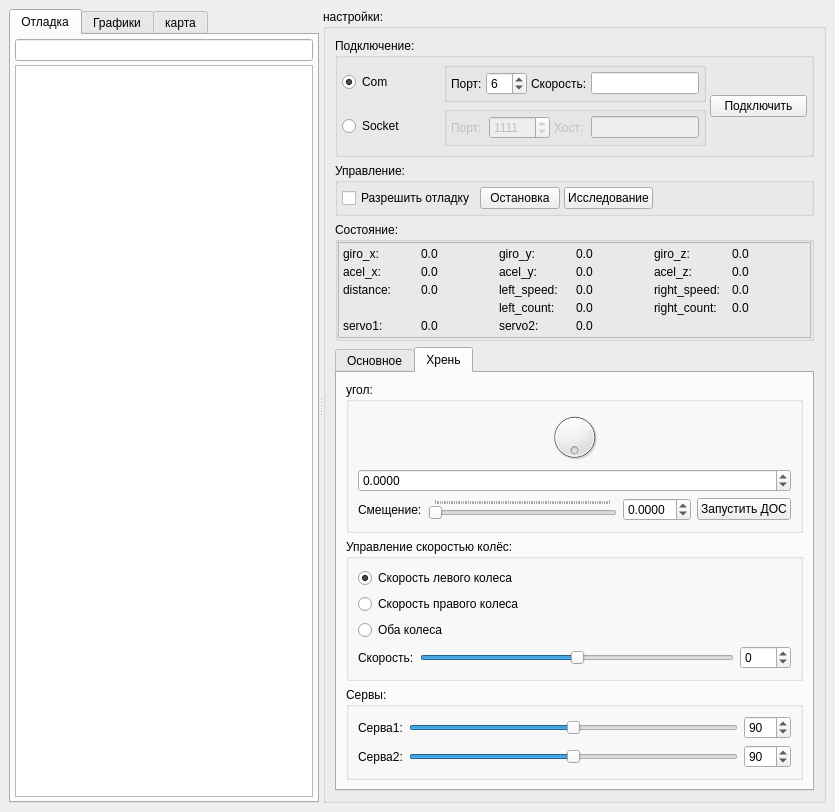
<?xml version="1.0" encoding="UTF-8"?>
<ui version="4.0">
 <class>MainWindow</class>
 <widget class="QMainWindow" name="MainWindow">
  <property name="geometry">
   <rect>
    <x>0</x>
    <y>0</y>
    <width>835</width>
    <height>746</height>
   </rect>
  </property>
  <property name="windowTitle">
   <string>Управление Машинкой</string>
  </property>
  <widget class="QWidget" name="centralwidget">
   <layout class="QVBoxLayout" name="verticalLayout_9">
    <item>
     <widget class="QSplitter" name="splitter_2">
      <property name="orientation">
       <enum>Qt::Horizontal</enum>
      </property>
      <widget class="QTabWidget" name="tabWidget_2">
       <property name="currentIndex">
        <number>0</number>
       </property>
       <widget class="QWidget" name="tab_3">
        <attribute name="title">
         <string>Отладка</string>
        </attribute>
        <layout class="QVBoxLayout" name="verticalLayout">
         <property name="spacing">
          <number>4</number>
         </property>
         <property name="margin">
          <number>4</number>
         </property>
         <item>
          <widget class="QLineEdit" name="lineEdit_text"/>
         </item>
         <item>
          <widget class="QPlainTextEdit" name="plainTextEdit_log">
           <property name="contextMenuPolicy">
            <enum>Qt::ActionsContextMenu</enum>
           </property>
           <property name="readOnly">
            <bool>true</bool>
           </property>
           <property name="centerOnScroll">
            <bool>true</bool>
           </property>
          </widget>
         </item>
        </layout>
       </widget>
       <widget class="QWidget" name="tab_4">
        <attribute name="title">
         <string>Графики</string>
        </attribute>
        <layout class="QVBoxLayout" name="verticalLayout_10"/>
       </widget>
       <widget class="QWidget" name="tab_5">
        <attribute name="title">
         <string>карта</string>
        </attribute>
        <layout class="QVBoxLayout" name="verticalLayout_11">
         <item>
          <widget class="QCheckBox" name="checkBox_folow_robot">
           <property name="text">
            <string>Следовать за роботом</string>
           </property>
          </widget>
         </item>
         <item>
          <widget class="SceneView" name="graphicsView">
           <property name="contextMenuPolicy">
            <enum>Qt::ActionsContextMenu</enum>
           </property>
           <property name="backgroundBrush">
            <brush brushstyle="NoBrush">
             <color alpha="255">
              <red>0</red>
              <green>0</green>
              <blue>0</blue>
             </color>
            </brush>
           </property>
           <property name="dragMode">
            <enum>QGraphicsView::ScrollHandDrag</enum>
           </property>
           <property name="cacheMode">
            <set>QGraphicsView::CacheBackground</set>
           </property>
           <property name="transformationAnchor">
            <enum>QGraphicsView::NoAnchor</enum>
           </property>
           <property name="resizeAnchor">
            <enum>QGraphicsView::NoAnchor</enum>
           </property>
          </widget>
         </item>
        </layout>
       </widget>
      </widget>
      <widget class="QGroupBox" name="groupBox_settings">
       <property name="title">
        <string>настройки:</string>
       </property>
       <layout class="QGridLayout" name="gridLayout">
        <item row="2" column="0">
         <widget class="QGroupBox" name="groupBox_5">
          <property name="title">
           <string>Состояние:</string>
          </property>
          <layout class="QVBoxLayout" name="verticalLayout_6" stretch="0">
           <property name="spacing">
            <number>0</number>
           </property>
           <property name="margin">
            <number>0</number>
           </property>
           <item>
            <widget class="QFrame" name="frame">
             <property name="frameShape">
              <enum>QFrame::StyledPanel</enum>
             </property>
             <property name="frameShadow">
              <enum>QFrame::Raised</enum>
             </property>
             <layout class="QGridLayout" name="gridLayout_3">
              <property name="margin">
               <number>4</number>
              </property>
              <property name="spacing">
               <number>4</number>
              </property>
              <item row="0" column="2">
               <widget class="QLabel" name="label_10">
                <property name="text">
                 <string>giro_y:</string>
                </property>
               </widget>
              </item>
              <item row="0" column="3">
               <widget class="QLabel" name="label_giro_y">
                <property name="text">
                 <string>0.0</string>
                </property>
               </widget>
              </item>
              <item row="0" column="4">
               <widget class="QLabel" name="label_12">
                <property name="text">
                 <string>giro_z:</string>
                </property>
               </widget>
              </item>
              <item row="0" column="5">
               <widget class="QLabel" name="label_giro_z">
                <property name="text">
                 <string>0.0</string>
                </property>
               </widget>
              </item>
              <item row="4" column="3">
               <widget class="QLabel" name="label_servo_2">
                <property name="text">
                 <string>0.0</string>
                </property>
               </widget>
              </item>
              <item row="4" column="2">
               <widget class="QLabel" name="label_16">
                <property name="text">
                 <string>servo2:</string>
                </property>
               </widget>
              </item>
              <item row="4" column="1">
               <widget class="QLabel" name="label_servo_1">
                <property name="text">
                 <string>0.0</string>
                </property>
               </widget>
              </item>
              <item row="4" column="0">
               <widget class="QLabel" name="label_14">
                <property name="text">
                 <string>servo1:</string>
                </property>
               </widget>
              </item>
              <item row="0" column="0">
               <widget class="QLabel" name="label_6">
                <property name="text">
                 <string>giro_x:</string>
                </property>
               </widget>
              </item>
              <item row="0" column="1">
               <widget class="QLabel" name="label_giro_x">
                <property name="text">
                 <string>0.0</string>
                </property>
               </widget>
              </item>
              <item row="2" column="0">
               <widget class="QLabel" name="label_13">
                <property name="text">
                 <string>distance:</string>
                </property>
               </widget>
              </item>
              <item row="2" column="1">
               <widget class="QLabel" name="label_distance">
                <property name="text">
                 <string>0.0</string>
                </property>
               </widget>
              </item>
              <item row="2" column="5">
               <widget class="QLabel" name="label_right_speed">
                <property name="text">
                 <string>0.0</string>
                </property>
               </widget>
              </item>
              <item row="2" column="3">
               <widget class="QLabel" name="label_left_speed">
                <property name="text">
                 <string>0.0</string>
                </property>
               </widget>
              </item>
              <item row="2" column="4">
               <widget class="QLabel" name="label_19">
                <property name="text">
                 <string>right_speed:</string>
                </property>
               </widget>
              </item>
              <item row="2" column="2">
               <widget class="QLabel" name="label_15">
                <property name="text">
                 <string>left_speed:</string>
                </property>
               </widget>
              </item>
              <item row="1" column="0">
               <widget class="QLabel" name="label_9">
                <property name="text">
                 <string>acel_x:</string>
                </property>
               </widget>
              </item>
              <item row="1" column="1">
               <widget class="QLabel" name="label_acel_x">
                <property name="text">
                 <string>0.0</string>
                </property>
               </widget>
              </item>
              <item row="1" column="2">
               <widget class="QLabel" name="label_11">
                <property name="text">
                 <string>acel_y:</string>
                </property>
               </widget>
              </item>
              <item row="1" column="3">
               <widget class="QLabel" name="label_acel_y">
                <property name="text">
                 <string>0.0</string>
                </property>
               </widget>
              </item>
              <item row="1" column="4">
               <widget class="QLabel" name="label_21">
                <property name="text">
                 <string>acel_z:</string>
                </property>
               </widget>
              </item>
              <item row="1" column="5">
               <widget class="QLabel" name="label_acel_z">
                <property name="text">
                 <string>0.0</string>
                </property>
               </widget>
              </item>
              <item row="3" column="2">
               <widget class="QLabel" name="label_22">
                <property name="text">
                 <string>left_count:</string>
                </property>
               </widget>
              </item>
              <item row="3" column="3">
               <widget class="QLabel" name="label_left_count">
                <property name="text">
                 <string>0.0</string>
                </property>
               </widget>
              </item>
              <item row="3" column="4">
               <widget class="QLabel" name="label_23">
                <property name="text">
                 <string>right_count:</string>
                </property>
               </widget>
              </item>
              <item row="3" column="5">
               <widget class="QLabel" name="label_right_count">
                <property name="text">
                 <string>0.0</string>
                </property>
               </widget>
              </item>
             </layout>
            </widget>
           </item>
          </layout>
         </widget>
        </item>
        <item row="1" column="0">
         <widget class="QGroupBox" name="groupBox_6">
          <property name="title">
           <string>Управление:</string>
          </property>
          <layout class="QGridLayout" name="gridLayout_5">
           <property name="margin">
            <number>4</number>
           </property>
           <property name="spacing">
            <number>4</number>
           </property>
           <item row="0" column="1">
            <widget class="QPushButton" name="pushButton_stop">
             <property name="text">
              <string>Остановка</string>
             </property>
            </widget>
           </item>
           <item row="0" column="2">
            <widget class="QPushButton" name="pushButton_start_walk">
             <property name="text">
              <string>Исследование</string>
             </property>
            </widget>
           </item>
           <item row="0" column="4">
            <spacer name="horizontalSpacer_5">
             <property name="orientation">
              <enum>Qt::Horizontal</enum>
             </property>
             <property name="sizeHint" stdset="0">
              <size>
               <width>40</width>
               <height>20</height>
              </size>
             </property>
            </spacer>
           </item>
           <item row="0" column="0">
            <widget class="QCheckBox" name="checkBox_enable_debug">
             <property name="text">
              <string>Разрешить отладку</string>
             </property>
            </widget>
           </item>
          </layout>
         </widget>
        </item>
        <item row="4" column="0">
         <widget class="QTabWidget" name="tabWidget">
          <property name="currentIndex">
           <number>1</number>
          </property>
          <widget class="QWidget" name="tab">
           <attribute name="title">
            <string>Основное</string>
           </attribute>
           <layout class="QVBoxLayout" name="verticalLayout_4">
            <item>
             <widget class="QGroupBox" name="groupBox_update_state">
              <property name="title">
               <string>Обновлять состояние</string>
              </property>
              <property name="checkable">
               <bool>true</bool>
              </property>
              <property name="checked">
               <bool>false</bool>
              </property>
              <layout class="QHBoxLayout" name="horizontalLayout_7">
               <property name="spacing">
                <number>2</number>
               </property>
               <property name="margin">
                <number>2</number>
               </property>
               <item>
                <widget class="QLabel" name="label_8">
                 <property name="text">
                  <string>Период мкс:</string>
                 </property>
                </widget>
               </item>
               <item>
                <widget class="QSpinBox" name="spinBox_info_period">
                 <property name="minimum">
                  <number>10000</number>
                 </property>
                 <property name="maximum">
                  <number>10000000</number>
                 </property>
                 <property name="value">
                  <number>1000000</number>
                 </property>
                </widget>
               </item>
               <item>
                <spacer name="horizontalSpacer_4">
                 <property name="orientation">
                  <enum>Qt::Horizontal</enum>
                 </property>
                 <property name="sizeHint" stdset="0">
                  <size>
                   <width>40</width>
                   <height>20</height>
                  </size>
                 </property>
                </spacer>
               </item>
              </layout>
             </widget>
            </item>
            <item>
             <widget class="QGroupBox" name="groupBox_4">
              <property name="title">
               <string>Управление колёсами:</string>
              </property>
              <layout class="QGridLayout" name="gridLayout_4">
               <item row="2" column="2">
                <widget class="QDoubleSpinBox" name="doubleSpinBox_right_wheel">
                 <property name="decimals">
                  <number>3</number>
                 </property>
                 <property name="minimum">
                  <double>-1.000000000000000</double>
                 </property>
                 <property name="maximum">
                  <double>1.000000000000000</double>
                 </property>
                 <property name="singleStep">
                  <double>0.001000000000000</double>
                 </property>
                </widget>
               </item>
               <item row="2" column="0">
                <widget class="QLabel" name="label_5">
                 <property name="text">
                  <string>правое:</string>
                 </property>
                </widget>
               </item>
               <item row="2" column="1">
                <widget class="QSlider" name="horizontalSlider_right_wheel">
                 <property name="sizePolicy">
                  <sizepolicy hsizetype="Expanding" vsizetype="Fixed">
                   <horstretch>0</horstretch>
                   <verstretch>0</verstretch>
                  </sizepolicy>
                 </property>
                 <property name="maximum">
                  <number>1000</number>
                 </property>
                 <property name="orientation">
                  <enum>Qt::Horizontal</enum>
                 </property>
                 <property name="tickPosition">
                  <enum>QSlider::TicksAbove</enum>
                 </property>
                </widget>
               </item>
               <item row="1" column="1">
                <widget class="QSlider" name="horizontalSlider_left_wheel">
                 <property name="sizePolicy">
                  <sizepolicy hsizetype="Expanding" vsizetype="Fixed">
                   <horstretch>0</horstretch>
                   <verstretch>0</verstretch>
                  </sizepolicy>
                 </property>
                 <property name="maximum">
                  <number>1000</number>
                 </property>
                 <property name="orientation">
                  <enum>Qt::Horizontal</enum>
                 </property>
                 <property name="tickPosition">
                  <enum>QSlider::TicksAbove</enum>
                 </property>
                </widget>
               </item>
               <item row="1" column="2">
                <widget class="QDoubleSpinBox" name="doubleSpinBox_left_wheel">
                 <property name="decimals">
                  <number>3</number>
                 </property>
                 <property name="minimum">
                  <double>-1.000000000000000</double>
                 </property>
                 <property name="maximum">
                  <double>1.000000000000000</double>
                 </property>
                 <property name="singleStep">
                  <double>0.001000000000000</double>
                 </property>
                </widget>
               </item>
               <item row="1" column="0">
                <widget class="QLabel" name="label_4">
                 <property name="text">
                  <string>левое:</string>
                 </property>
                </widget>
               </item>
               <item row="0" column="0" colspan="3">
                <widget class="QCheckBox" name="checkBox_enable_key_controll">
                 <property name="text">
                  <string>управление через клавиши: AWDS</string>
                 </property>
                </widget>
               </item>
              </layout>
             </widget>
            </item>
            <item>
             <widget class="QGroupBox" name="groupBox_2">
              <property name="title">
               <string>Коэффициенты PID:</string>
              </property>
              <layout class="QVBoxLayout" name="verticalLayout_2">
               <item>
                <widget class="QRadioButton" name="radioButton_angle">
                 <property name="text">
                  <string>Угол</string>
                 </property>
                 <property name="checked">
                  <bool>true</bool>
                 </property>
                </widget>
               </item>
               <item>
                <widget class="QRadioButton" name="radioButton_left_wheel">
                 <property name="text">
                  <string>Скорость левого колеса</string>
                 </property>
                </widget>
               </item>
               <item>
                <widget class="QRadioButton" name="radioButton_right_wheel">
                 <property name="text">
                  <string>Скорость правого колеса</string>
                 </property>
                </widget>
               </item>
               <item>
                <layout class="QHBoxLayout" name="horizontalLayout_2">
                 <item>
                  <widget class="QLabel" name="label">
                   <property name="text">
                    <string>P:</string>
                   </property>
                  </widget>
                 </item>
                 <item>
                  <widget class="QSlider" name="horizontalSlider_p">
                   <property name="sizePolicy">
                    <sizepolicy hsizetype="Expanding" vsizetype="Fixed">
                     <horstretch>0</horstretch>
                     <verstretch>0</verstretch>
                    </sizepolicy>
                   </property>
                   <property name="maximum">
                    <number>1000</number>
                   </property>
                   <property name="pageStep">
                    <number>10</number>
                   </property>
                   <property name="orientation">
                    <enum>Qt::Horizontal</enum>
                   </property>
                   <property name="tickPosition">
                    <enum>QSlider::TicksAbove</enum>
                   </property>
                  </widget>
                 </item>
                 <item>
                  <widget class="QDoubleSpinBox" name="doubleSpinBox_p">
                   <property name="decimals">
                    <number>6</number>
                   </property>
                   <property name="minimum">
                    <double>-5.000000000000000</double>
                   </property>
                   <property name="maximum">
                    <double>5.000000000000000</double>
                   </property>
                   <property name="singleStep">
                    <double>0.001000000000000</double>
                   </property>
                  </widget>
                 </item>
                </layout>
               </item>
               <item>
                <layout class="QHBoxLayout" name="horizontalLayout_3">
                 <item>
                  <widget class="QLabel" name="label_2">
                   <property name="text">
                    <string>I:</string>
                   </property>
                  </widget>
                 </item>
                 <item>
                  <widget class="QSlider" name="horizontalSlider_i">
                   <property name="maximum">
                    <number>1000</number>
                   </property>
                   <property name="pageStep">
                    <number>10</number>
                   </property>
                   <property name="orientation">
                    <enum>Qt::Horizontal</enum>
                   </property>
                   <property name="tickPosition">
                    <enum>QSlider::TicksAbove</enum>
                   </property>
                  </widget>
                 </item>
                 <item>
                  <widget class="QDoubleSpinBox" name="doubleSpinBox_i">
                   <property name="decimals">
                    <number>6</number>
                   </property>
                   <property name="minimum">
                    <double>-5.000000000000000</double>
                   </property>
                   <property name="maximum">
                    <double>5.000000000000000</double>
                   </property>
                   <property name="singleStep">
                    <double>0.001000000000000</double>
                   </property>
                  </widget>
                 </item>
                </layout>
               </item>
               <item>
                <layout class="QHBoxLayout" name="horizontalLayout_4">
                 <item>
                  <widget class="QLabel" name="label_3">
                   <property name="text">
                    <string>D:</string>
                   </property>
                  </widget>
                 </item>
                 <item>
                  <widget class="QSlider" name="horizontalSlider_d">
                   <property name="maximum">
                    <number>1000</number>
                   </property>
                   <property name="pageStep">
                    <number>10</number>
                   </property>
                   <property name="orientation">
                    <enum>Qt::Horizontal</enum>
                   </property>
                   <property name="tickPosition">
                    <enum>QSlider::TicksAbove</enum>
                   </property>
                  </widget>
                 </item>
                 <item>
                  <widget class="QDoubleSpinBox" name="doubleSpinBox_d">
                   <property name="decimals">
                    <number>6</number>
                   </property>
                   <property name="minimum">
                    <double>-5.000000000000000</double>
                   </property>
                   <property name="maximum">
                    <double>5.000000000000000</double>
                   </property>
                   <property name="singleStep">
                    <double>0.001000000000000</double>
                   </property>
                  </widget>
                 </item>
                </layout>
               </item>
              </layout>
             </widget>
            </item>
            <item>
             <spacer name="verticalSpacer">
              <property name="orientation">
               <enum>Qt::Vertical</enum>
              </property>
              <property name="sizeHint" stdset="0">
               <size>
                <width>20</width>
                <height>40</height>
               </size>
              </property>
             </spacer>
            </item>
           </layout>
          </widget>
          <widget class="QWidget" name="tab_2">
           <attribute name="title">
            <string>Хрень</string>
           </attribute>
           <layout class="QVBoxLayout" name="verticalLayout_5">
            <item>
             <widget class="QGroupBox" name="groupBox_3">
              <property name="title">
               <string>угол:</string>
              </property>
              <layout class="QVBoxLayout" name="verticalLayout_3">
               <item>
                <widget class="QDial" name="dial_angle">
                 <property name="toolTip">
                  <string>&lt;html&gt;&lt;head/&gt;&lt;body&gt;&lt;p&gt;направление&lt;/p&gt;&lt;/body&gt;&lt;/html&gt;</string>
                 </property>
                 <property name="maximum">
                  <number>2000</number>
                 </property>
                 <property name="pageStep">
                  <number>0</number>
                 </property>
                 <property name="invertedAppearance">
                  <bool>false</bool>
                 </property>
                 <property name="invertedControls">
                  <bool>false</bool>
                 </property>
                 <property name="wrapping">
                  <bool>true</bool>
                 </property>
                 <property name="notchTarget">
                  <double>3.700000000000000</double>
                 </property>
                 <property name="notchesVisible">
                  <bool>false</bool>
                 </property>
                </widget>
               </item>
               <item>
                <widget class="QDoubleSpinBox" name="doubleSpinBox_angle">
                 <property name="decimals">
                  <number>4</number>
                 </property>
                 <property name="minimum">
                  <double>-3.141500000000000</double>
                 </property>
                 <property name="maximum">
                  <double>3.141500000000000</double>
                 </property>
                 <property name="singleStep">
                  <double>0.010000000000000</double>
                 </property>
                </widget>
               </item>
               <item>
                <layout class="QHBoxLayout" name="horizontalLayout_6">
                 <item>
                  <widget class="QLabel" name="label_7">
                   <property name="text">
                    <string>Смещение:</string>
                   </property>
                  </widget>
                 </item>
                 <item>
                  <widget class="QSlider" name="horizontalSlider_offset">
                   <property name="maximum">
                    <number>1000</number>
                   </property>
                   <property name="orientation">
                    <enum>Qt::Horizontal</enum>
                   </property>
                   <property name="tickPosition">
                    <enum>QSlider::TicksAbove</enum>
                   </property>
                  </widget>
                 </item>
                 <item>
                  <widget class="QDoubleSpinBox" name="doubleSpinBox_offset">
                   <property name="decimals">
                    <number>4</number>
                   </property>
                   <property name="minimum">
                    <double>-1.000000000000000</double>
                   </property>
                   <property name="maximum">
                    <double>1.000000000000000</double>
                   </property>
                   <property name="singleStep">
                    <double>0.010000000000000</double>
                   </property>
                  </widget>
                 </item>
                 <item>
                  <widget class="QPushButton" name="pushButton_sart_dos">
                   <property name="text">
                    <string>Запустить ДОС</string>
                   </property>
                  </widget>
                 </item>
                </layout>
               </item>
              </layout>
             </widget>
            </item>
            <item>
             <widget class="QGroupBox" name="groupBox_9">
              <property name="title">
               <string>Управление скоростью колёс:</string>
              </property>
              <layout class="QVBoxLayout" name="verticalLayout_7">
               <item>
                <widget class="QRadioButton" name="radioButton_left_wheel_speed">
                 <property name="text">
                  <string>Скорость левого колеса</string>
                 </property>
                 <property name="checked">
                  <bool>true</bool>
                 </property>
                </widget>
               </item>
               <item>
                <widget class="QRadioButton" name="radioButton_right_wheel_speed">
                 <property name="text">
                  <string>Скорость правого колеса</string>
                 </property>
                </widget>
               </item>
               <item>
                <widget class="QRadioButton" name="radioButton_wheels_speed">
                 <property name="text">
                  <string>Оба колеса</string>
                 </property>
                </widget>
               </item>
               <item>
                <layout class="QHBoxLayout" name="horizontalLayout_15">
                 <item>
                  <widget class="QLabel" name="label_17">
                   <property name="text">
                    <string>Скорость:</string>
                   </property>
                  </widget>
                 </item>
                 <item>
                  <widget class="QSlider" name="horizontalSlider_speed">
                   <property name="minimum">
                    <number>-220</number>
                   </property>
                   <property name="maximum">
                    <number>220</number>
                   </property>
                   <property name="pageStep">
                    <number>10</number>
                   </property>
                   <property name="tracking">
                    <bool>true</bool>
                   </property>
                   <property name="orientation">
                    <enum>Qt::Horizontal</enum>
                   </property>
                   <property name="tickPosition">
                    <enum>QSlider::NoTicks</enum>
                   </property>
                  </widget>
                 </item>
                 <item>
                  <widget class="QSpinBox" name="spinBox">
                   <property name="minimum">
                    <number>-220</number>
                   </property>
                   <property name="maximum">
                    <number>220</number>
                   </property>
                  </widget>
                 </item>
                </layout>
               </item>
              </layout>
             </widget>
            </item>
            <item>
             <widget class="QGroupBox" name="groupBox_10">
              <property name="title">
               <string>Сервы:</string>
              </property>
              <layout class="QVBoxLayout" name="verticalLayout_8">
               <item>
                <layout class="QHBoxLayout" name="horizontalLayout_16">
                 <item>
                  <widget class="QLabel" name="label_18">
                   <property name="text">
                    <string>Серва1:</string>
                   </property>
                  </widget>
                 </item>
                 <item>
                  <widget class="QSlider" name="horizontalSlider_servo_1">
                   <property name="minimum">
                    <number>0</number>
                   </property>
                   <property name="maximum">
                    <number>180</number>
                   </property>
                   <property name="pageStep">
                    <number>1</number>
                   </property>
                   <property name="value">
                    <number>90</number>
                   </property>
                   <property name="tracking">
                    <bool>true</bool>
                   </property>
                   <property name="orientation">
                    <enum>Qt::Horizontal</enum>
                   </property>
                   <property name="tickPosition">
                    <enum>QSlider::NoTicks</enum>
                   </property>
                  </widget>
                 </item>
                 <item>
                  <widget class="QSpinBox" name="spinBox_servo_1">
                   <property name="minimum">
                    <number>0</number>
                   </property>
                   <property name="maximum">
                    <number>180</number>
                   </property>
                   <property name="value">
                    <number>90</number>
                   </property>
                  </widget>
                 </item>
                </layout>
               </item>
               <item>
                <layout class="QHBoxLayout" name="horizontalLayout_18">
                 <item>
                  <widget class="QLabel" name="label_20">
                   <property name="text">
                    <string>Серва2:</string>
                   </property>
                  </widget>
                 </item>
                 <item>
                  <widget class="QSlider" name="horizontalSlider_servo_2">
                   <property name="minimum">
                    <number>0</number>
                   </property>
                   <property name="maximum">
                    <number>180</number>
                   </property>
                   <property name="pageStep">
                    <number>1</number>
                   </property>
                   <property name="value">
                    <number>90</number>
                   </property>
                   <property name="tracking">
                    <bool>true</bool>
                   </property>
                   <property name="orientation">
                    <enum>Qt::Horizontal</enum>
                   </property>
                   <property name="tickPosition">
                    <enum>QSlider::NoTicks</enum>
                   </property>
                  </widget>
                 </item>
                 <item>
                  <widget class="QSpinBox" name="spinBox_servo_2">
                   <property name="minimum">
                    <number>0</number>
                   </property>
                   <property name="maximum">
                    <number>180</number>
                   </property>
                   <property name="value">
                    <number>90</number>
                   </property>
                  </widget>
                 </item>
                </layout>
               </item>
              </layout>
             </widget>
            </item>
            <item>
             <spacer name="verticalSpacer_3">
              <property name="orientation">
               <enum>Qt::Vertical</enum>
              </property>
              <property name="sizeHint" stdset="0">
               <size>
                <width>20</width>
                <height>40</height>
               </size>
              </property>
             </spacer>
            </item>
           </layout>
          </widget>
         </widget>
        </item>
        <item row="0" column="0">
         <widget class="QGroupBox" name="groupBox_7">
          <property name="title">
           <string>Подключение:</string>
          </property>
          <layout class="QGridLayout" name="gridLayout_6">
           <property name="margin">
            <number>4</number>
           </property>
           <property name="spacing">
            <number>4</number>
           </property>
           <item row="0" column="0">
            <widget class="QRadioButton" name="radioButton_com">
             <property name="text">
              <string>Com</string>
             </property>
             <property name="checked">
              <bool>true</bool>
             </property>
            </widget>
           </item>
           <item row="1" column="0">
            <widget class="QRadioButton" name="radioButton_socket">
             <property name="text">
              <string>Socket</string>
             </property>
            </widget>
           </item>
           <item row="1" column="1">
            <widget class="QGroupBox" name="groupBox_8">
             <property name="enabled">
              <bool>false</bool>
             </property>
             <property name="title">
              <string/>
             </property>
             <layout class="QHBoxLayout" name="horizontalLayout">
              <property name="spacing">
               <number>4</number>
              </property>
              <property name="margin">
               <number>4</number>
              </property>
              <item>
               <widget class="QLabel" name="label_27">
                <property name="text">
                 <string>Порт:</string>
                </property>
               </widget>
              </item>
              <item>
               <widget class="QSpinBox" name="spinBox_socket_port">
                <property name="maximum">
                 <number>65536</number>
                </property>
                <property name="value">
                 <number>1111</number>
                </property>
               </widget>
              </item>
              <item>
               <widget class="QLabel" name="label_26">
                <property name="text">
                 <string>Хост:</string>
                </property>
               </widget>
              </item>
              <item>
               <widget class="QLineEdit" name="lineEdit_socket_host">
                <property name="sizePolicy">
                 <sizepolicy hsizetype="Preferred" vsizetype="Fixed">
                  <horstretch>0</horstretch>
                  <verstretch>0</verstretch>
                 </sizepolicy>
                </property>
                <property name="toolTip">
                 <string>&lt;html&gt;&lt;head/&gt;&lt;body&gt;&lt;p&gt;Speed&lt;/p&gt;&lt;/body&gt;&lt;/html&gt;</string>
                </property>
                <property name="inputMask">
                 <string notr="true"/>
                </property>
               </widget>
              </item>
             </layout>
            </widget>
           </item>
           <item row="0" column="1">
            <widget class="QGroupBox" name="groupBox">
             <property name="title">
              <string/>
             </property>
             <layout class="QGridLayout" name="gridLayout_2">
              <property name="margin">
               <number>4</number>
              </property>
              <property name="spacing">
               <number>4</number>
              </property>
              <item row="0" column="2">
               <widget class="QSpinBox" name="spinBox_port_name">
                <property name="value">
                 <number>6</number>
                </property>
               </widget>
              </item>
              <item row="0" column="4">
               <widget class="QLineEdit" name="lineEdit_speed">
                <property name="sizePolicy">
                 <sizepolicy hsizetype="Preferred" vsizetype="Fixed">
                  <horstretch>0</horstretch>
                  <verstretch>0</verstretch>
                 </sizepolicy>
                </property>
                <property name="toolTip">
                 <string>&lt;html&gt;&lt;head/&gt;&lt;body&gt;&lt;p&gt;Speed&lt;/p&gt;&lt;/body&gt;&lt;/html&gt;</string>
                </property>
                <property name="inputMask">
                 <string>99999999; </string>
                </property>
               </widget>
              </item>
              <item row="0" column="1">
               <widget class="QLabel" name="label_24">
                <property name="text">
                 <string>Порт:</string>
                </property>
               </widget>
              </item>
              <item row="0" column="3">
               <widget class="QLabel" name="label_25">
                <property name="text">
                 <string>Скорость:</string>
                </property>
               </widget>
              </item>
             </layout>
            </widget>
           </item>
           <item row="0" column="2" rowspan="3">
            <widget class="QPushButton" name="pushButton_connect">
             <property name="text">
              <string>Подключить</string>
             </property>
            </widget>
           </item>
          </layout>
         </widget>
        </item>
       </layout>
      </widget>
     </widget>
    </item>
   </layout>
  </widget>
  <action name="action_reset_camera">
   <property name="text">
    <string>Сбросить камеру</string>
   </property>
  </action>
  <action name="action_clear">
   <property name="text">
    <string>Очистить</string>
   </property>
  </action>
  <action name="action_clear_map">
   <property name="text">
    <string>очистить карту</string>
   </property>
  </action>
 </widget>
 <customwidgets>
  <customwidget>
   <class>SceneView</class>
   <extends>QGraphicsView</extends>
   <header>robot_scene.robot_scene_view</header>
  </customwidget>
 </customwidgets>
 <resources>
  <include location="res.qrc"/>
 </resources>
 <connections>
  <connection>
   <sender>spinBox_servo_2</sender>
   <signal>valueChanged(int)</signal>
   <receiver>horizontalSlider_servo_2</receiver>
   <slot>setValue(int)</slot>
   <hints>
    <hint type="sourcelabel">
     <x>791</x>
     <y>715</y>
    </hint>
    <hint type="destinationlabel">
     <x>743</x>
     <y>714</y>
    </hint>
   </hints>
  </connection>
  <connection>
   <sender>spinBox</sender>
   <signal>valueChanged(int)</signal>
   <receiver>horizontalSlider_speed</receiver>
   <slot>setValue(int)</slot>
   <hints>
    <hint type="sourcelabel">
     <x>791</x>
     <y>626</y>
    </hint>
    <hint type="destinationlabel">
     <x>724</x>
     <y>625</y>
    </hint>
   </hints>
  </connection>
  <connection>
   <sender>horizontalSlider_speed</sender>
   <signal>valueChanged(int)</signal>
   <receiver>spinBox</receiver>
   <slot>setValue(int)</slot>
   <hints>
    <hint type="sourcelabel">
     <x>724</x>
     <y>625</y>
    </hint>
    <hint type="destinationlabel">
     <x>791</x>
     <y>626</y>
    </hint>
   </hints>
  </connection>
  <connection>
   <sender>horizontalSlider_servo_1</sender>
   <signal>valueChanged(int)</signal>
   <receiver>spinBox_servo_1</receiver>
   <slot>setValue(int)</slot>
   <hints>
    <hint type="sourcelabel">
     <x>743</x>
     <y>686</y>
    </hint>
    <hint type="destinationlabel">
     <x>791</x>
     <y>687</y>
    </hint>
   </hints>
  </connection>
  <connection>
   <sender>spinBox_servo_1</sender>
   <signal>valueChanged(int)</signal>
   <receiver>horizontalSlider_servo_1</receiver>
   <slot>setValue(int)</slot>
   <hints>
    <hint type="sourcelabel">
     <x>791</x>
     <y>687</y>
    </hint>
    <hint type="destinationlabel">
     <x>743</x>
     <y>686</y>
    </hint>
   </hints>
  </connection>
  <connection>
   <sender>horizontalSlider_servo_2</sender>
   <signal>valueChanged(int)</signal>
   <receiver>spinBox_servo_2</receiver>
   <slot>setValue(int)</slot>
   <hints>
    <hint type="sourcelabel">
     <x>743</x>
     <y>714</y>
    </hint>
    <hint type="destinationlabel">
     <x>791</x>
     <y>715</y>
    </hint>
   </hints>
  </connection>
  <connection>
   <sender>radioButton_com</sender>
   <signal>toggled(bool)</signal>
   <receiver>groupBox</receiver>
   <slot>setEnabled(bool)</slot>
   <hints>
    <hint type="sourcelabel">
     <x>436</x>
     <y>92</y>
    </hint>
    <hint type="destinationlabel">
     <x>454</x>
     <y>84</y>
    </hint>
   </hints>
  </connection>
  <connection>
   <sender>radioButton_socket</sender>
   <signal>toggled(bool)</signal>
   <receiver>groupBox_8</receiver>
   <slot>setEnabled(bool)</slot>
   <hints>
    <hint type="sourcelabel">
     <x>434</x>
     <y>134</y>
    </hint>
    <hint type="destinationlabel">
     <x>458</x>
     <y>117</y>
    </hint>
   </hints>
  </connection>
 </connections>
</ui>
